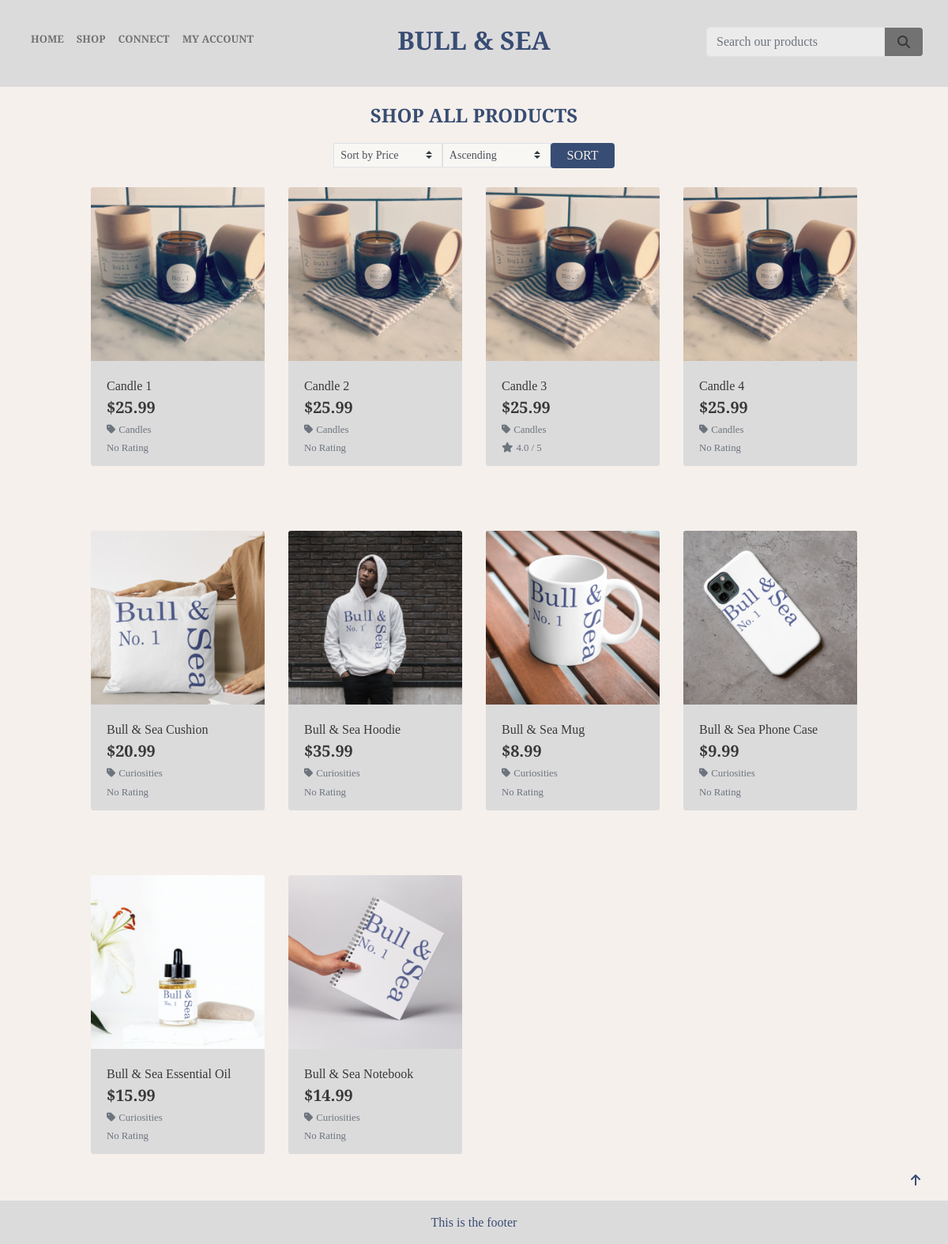
Screenshot of /products/ with the database file from the repository.
### products/models.py (models this page shows, shortened)
class Product(models.Model):
    category = models.ForeignKey('Category', null=True, blank=True, on_delete=models.SET_NULL)  # noqa
    sku = models.CharField(max_length=254, null=True, blank=True)
    name = models.CharField(max_length=254)
    description = models.TextField()
    price = models.DecimalField(max_digits=6, decimal_places=2)
    image_url = models.URLField(max_length=1024, null=True, blank=True)
    image = models.ImageField(null=True, blank=True)
    reviews = models.ManyToManyField('Review', related_name='product_reviews', blank=True)  # noqa

class Category(models.Model):
    class Meta:
        verbose_name_plural = 'Categories'
    name = models.CharField(max_length=254)
    friendly_name = models.CharField(max_length=254, null=True, blank=True)
    def get_friendly_name(self):
        return self.friendly_name

class Review(models.Model):
    user = models.ForeignKey(User, on_delete=models.CASCADE)
    product = models.ForeignKey('Product', on_delete=models.CASCADE)
    rating = models.IntegerField(choices=[(i, i) for i in range(1, 6)])
    comment = models.TextField(blank=True)
    is_authorized = models.BooleanField(default=False)

### products/views.py (the view)
# urls.py: path('', views.all_products, name='products'),
def all_products(request):
    products = Product.objects.all()
    categories = None
    context = {
        'products': products,
        'current_categories': categories,
    }
    return render(request, 'products/products.html', context)

### bag/contexts.py (called while the page is built, shortened)
def bag_contents(request):
    bag_items = []
    total = 0
    product_count = 0
    bag = request.session.get('bag', {})
    delivery = total * Decimal(settings.STANDARD_DELIVERY_PERCENTAGE / 100)
    grand_total = delivery + total
    context = {
        'bag_items': bag_items,
        'total': total,
        'product_count': product_count,
        'delivery': delivery,
        'grand_total': grand_total,
    }
    return context

### products/context_processors.py (called while the page is built)
def categories_and_products(request):
    categories = Category.objects.all()
    products = Product.objects.all()
    return {
        'categories': categories,
        'products': products
    }

### products/templatetags/average_rating.py (called while the page is built)
@register.filter
def calculate_average_rating(reviews):
    total_rating = sum(review.rating for review in reviews)
    average_rating = total_rating / len(reviews) if reviews else 0
    return round(average_rating, 1)

### products/templates/products/products.html (shortened to what this page needs)
{% extends "base.html" %}
{% load static %}
{% load average_rating %}
{% block page_header %}
<div class="container header-container">
</div>
{% endblock %}
{% block content %}
{% if products %}
<div class="overlay"></div>
<div class="container-fluid">
    <div class="row">
        <div class="col text-center mt-3">
            <h2 class="logo-font sub-heading-font">
                {% if category_name %}
                  SHOP {{ category_name }}
                {% else %}
                  SHOP ALL PRODUCTS
                {% endif %}
              </h2>
        </div>
    </div>
    <div class="row justify-content-center">
        <div class="col-12 col-md-6">
            <form method="get" action="" class="d-flex justify-content-center sort-field">
                <div class="d-flex">
                    <select name="sort" id="sort-selector" class="custom-select custom-select-sm rounded-0 border border-grey rounded-2 bg-searchbox">
                        <option value="price" {% if current_sorting == 'price_asc' or current_sorting == 'price_desc' %}selected{% endif %}>Sort by Price</option>
                    </select>
                    <select name="direction" id="sort-selector" class="custom-select custom-select-sm rounded-0 border border-grey rounded-2 bg-searchbox">
                        <option value="asc" {% if current_sorting == 'price_asc' %}selected{% endif %}>Ascending</option>
                    </select>
                    <button type="submit" class="sort-button btn rounded-2 text-uppercase">Sort</button>
                </div>
            </form>
        </div>
    </div>
    <div class="row">
        <div class="product-container col-10 offset-1">
            <div class="row">
                {% for product in products %}
                <div class="col-sm-6 col-md-6 col-lg-4 col-xl-3">
                    <div class="shadow-drop-center card h-100 border-0">
                        {% if product.image %}
                        <a href="{% url 'product_detail' product.id %}">
                            <img class="card-img-top img-fluid" src="{{ product.image.url }}" alt="{{ product.name }}">
                        </a>
                        {% else %}
                        <a href="{% url 'product_detail' product.id %}">
                            <img class="card-img-top img-fluid" src="{{ MEDIA_URL }}noimage.png"
                                alt="{{ product.name }}">
                        </a>
                        {% endif %}
                        <div class="card-body pb-0">
                            <p class="mb-0">{{ product.name }}</p>
                        </div>
                        <div class="card-footer bg-white pt-0 border-0 text-left">
                            <div class="row">
                                <div class="col">
                                    <p class="lead mb-0 text-left font-weight-bold">${{ product.price }}</p>
                                    {% if product.category %}
                                    <p class="small mt-1 mb-0">
                                        <a class="text-muted" href="{% url 'category_products' category_id=product.category.id %}">
                                            <i class="fas fa-tag mr-1"></i>{{ product.category.get_friendly_name }}
                                        </a>
                                    </p>
                                    {% endif %}
                                    {% if product.reviews.all %}
                                    <small class="text-muted"><i
                                            class="fas fa-star mr-1"></i>{{ product.reviews.all | calculate_average_rating }}
                                        / 5</small>
                                    {% else %}
                                    <small class="text-muted">No Rating</small>
                                    {% endif %}
                                </div>
                            </div>
                        </div>
                    </div>
                </div>
                {% if forloop.counter|divisibleby:4 %}
                <div class="col-12 d-none d-xl-block mb-5 hr-prod-spacer">
                    <hr>
                </div>
                {% endif %}
                {% endfor %}
            </div>
            <div class="col-12 mb-5 hr-prod-bot-spacer">
                <hr>
            </div>
        </div>
    </div>
</div>
<div class="btt-button rounded-0">
    <a class="btt-link d-flex h-100">
        <i class="fas fa-arrow-up mx-auto my-auto"></i>
    </a>
</div>
{% endif %}
{% endblock %}

### templates/base.html (shortened to what this page needs)
{% load static %}
<!doctype html>
<html lang="en">
<head>
  {% block corecss %}
  <link rel="stylesheet" href="https://stackpath.bootstrapcdn.com/bootstrap/4.4.1/css/bootstrap.min.css"
>
  <link rel="stylesheet" href="{% static 'css/base.css' %}">
  {% endblock %}
</head>
<body>
  <header class="container-fluid fixed-top">
    <div id="topnav" class="row bg-nav pt-lg-2 d-none d-lg-flex">
      <div class="col-4">
        <div class="d-flex navlinksleft text-base">
          <ul class="navbar-nav mr-auto d-flex flex-row">
            <li class="nav-item active">
              <a class="small-screen-menutext nav-link nav-link-padding" href="{% url 'home' %}">Home </a>
            </li>
            <li class="nav-item dropdown">
              <a class="small-screen-menutext nav-link dropdown-toggle nav-link-padding caret-off" href="#"
                id="navbarDropdown" role="button" data-toggle="dropdown" aria-haspopup="true" aria-expanded="false">
                Shop
              </a>
            </li>
            <li class="nav-item dropdown">
              <a class="small-screen-menutext nav-link dropdown-toggle nav-link-padding caret-off" href="#"
                id="navbarDropdown" role="button" data-toggle="dropdown" aria-haspopup="true" aria-expanded="false">
                Connect
              </a>
            </li>
            <li class="nav-item dropdown">
              <a class="small-screen-menutext nav-link dropdown-toggle nav-link-padding caret-off" href="#"
                id="navbarDropdown" role="button" data-toggle="dropdown" aria-haspopup="true" aria-expanded="false">
                My Account
              </a>
            </li>
          </ul>
        </div>
      </div>
      <div class="col-4 text-center">
        <a href="{% url 'home' %}" class="main-logo-link">
          <h2 class="logo-font my-0 title-font"><strong>Bull & Sea</strong> </h2>
        </a>
      </div>
      <div class="col-4">
        <div class="d-flex justify-content-end searchbarright">
          <ul class="nav-list-style">
          </ul>
          <form class="form-inline" method="GET" action="{% url 'search_products' %}">
            <div class="input-group w-100">
              <input class="form-control border border-grey rounded-2 bg-searchbox" type="text" name="q"
                placeholder="Search our products" value="{{ search_query }}">
              <div class="input-group-append">
                <button class="form-control btn btn-searchbox border border-grey rounded-2" type="submit">
                  <span class="icon">
                    <i class="fas fa-search"></i>
                  </span>
                </button>
              </div>
            </div>
          </form>
        </div>
      </div>
    </div>
  </header>
  {% block page_header %}
  {% endblock %}
  {% block content %}
  {% endblock %}
  <footer class="container-fluid footer-base fixed-bottom">
    <div class="row">
      <div class="col text-center py-3">
        <p>This is the footer</p>
      </div>
    </div>
  </footer>
</body>
</html>

### static/css/base.css (style rules this page uses)
html { height: 100%; }
.title-font { font-family: 'Cinzel', serif; color: #384D73; }
.bg-nav { background-color: #DCDBDC; height: 110px; padding-bottom: 15px; }
.bg-searchbox { background-color: #ffffff71; }
.btn-searchbox { color: #fff; background-color: #727272; border-color: #727272; }
body { background: url('/media/landing_page_image.webp') no-repeat center center fixed; background-size: cover; height: calc(100vh - 164px); color: #383838; font-family: 'Slabo 27px', serif; }
.footer-base { background-color: #DCDBDC; height: 3rem; padding-bottom: 55px; font-family: 'Cinzel', serif; color: #384D73; }
.icon { align-items: center; display: inline-flex; justify-content: center; height: 1.5rem; width: 1.5rem; color: #383838; }
.logo-font { text-transform: uppercase; }
.main-logo-link { width: fit-content; }
.text-base { color: #727272 !important; }
.nav-list-style { list-style: none; padding: 0 15px 0 0; margin: 0; }
.nav-link { font-size: large; font-weight: bold; text-transform: uppercase; color: #727272 !important; text-decoration: none !important; }
.nav-link-padding { padding: 0 25px !important; }
.main-logo-link { padding: 0.5rem 1rem !important; text-decoration: none !important; }
.navlinksleft { padding: 2rem 0 2rem 1rem !important; }
.searchbarright { padding: 1.6rem 1rem 1.8rem 0 !important; }
.caret-off::before { display: none; }
.caret-off::after { display: none; }
.sub-heading-font { font-family: 'Cinzel', serif; color: #384D73; font-size: x-large; font-weight: bold; }
.overlay { height: 100%; width: 100%; top: 110px; left: 0; position: fixed; background: #F5F0EC; z-index: -1; }
.hr-prod-spacer hr { border: 1px solid #F5F0EC !important; }
.hr-prod-bot-spacer { padding-bottom: 25px; display: inline-block; }
.hr-prod-bot-spacer hr { border: 1px solid #F5F0EC; }
.card { max-width: 512px; }
.card-body, .card-footer { background-color: #DCDBDC !important; }
.sort-field { padding: 12px 0; }
.sort-button { background: #384D73; color: #F5F0EC; font-size: medium; padding: 0.2rem 1.2rem !important; }
.btt-button { height: 42px; width: 42px; position: fixed; bottom: 60px; right: 20px; color: #384D73 }
.btt-link, .update-link, .remove-item { cursor: pointer; }
.shadow-drop-center { -webkit-animation: shadow-drop-center 0.2s cubic-bezier(0.250, 0.460, 0.450, 0.940) reverse both; animation: shadow-drop-center 0.2s cubic-bezier(0.250, 0.460, 0.450, 0.940) reverse both; }
@media (max-width: 1300px) { .small-screen-menutext, .small-screen-droptext a { font-size: small !important; } }
@media (max-width: 1300px) { .nav-link-padding { padding: 0 8px !important; } }
@media (min-width: 1200px) { .container { max-width: 80%; } }
@media (min-width: 992px) { .header-container { padding-top: 116px; } }

### rows the page displays
Product: image (picture), name "Candle 1", price "25.99", category.get_friendly_name "Candles", shows "No Rating"
Product: image (picture), name "Candle 2", price "25.99", category.get_friendly_name "Candles", shows "No Rating"
Product: image (picture), name "Candle 3", price "25.99", category.get_friendly_name "Candles", reviews.all|calculate_average_rating "4.0"
Product: image (picture), name "Candle 4", price "25.99", category.get_friendly_name "Candles", shows "No Rating"
Product: image (picture), name "Bull & Sea Cushion", price "20.99", category.get_friendly_name "Curiosities", shows "No Rating"
Product: image (picture), name "Bull & Sea Hoodie", price "35.99", category.get_friendly_name "Curiosities", shows "No Rating"
Product: image (picture), name "Bull & Sea Mug", price "8.99", category.get_friendly_name "Curiosities", shows "No Rating"
Product: image (picture), name "Bull & Sea Phone Case", price "9.99", category.get_friendly_name "Curiosities", shows "No Rating"
Product: image (picture), name "Bull & Sea Essential Oil", price "15.99", category.get_friendly_name "Curiosities", shows "No Rating"
Product: image (picture), name "Bull & Sea Notebook", price "14.99", category.get_friendly_name "Curiosities", shows "No Rating"
